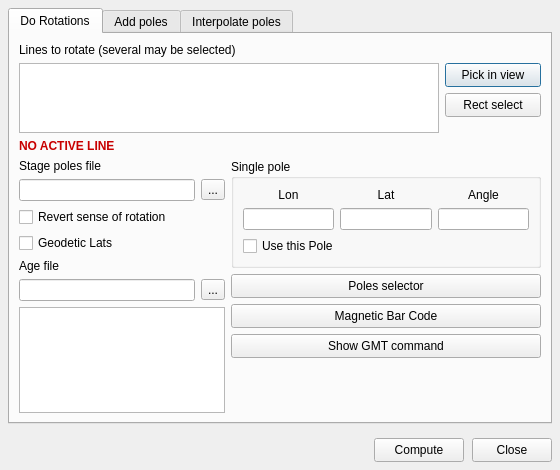
<?xml version="1.0" encoding="UTF-8"?>
<ui version="4.0">
 <class>EulerDialog</class>
 <widget class="QDialog" name="EulerDialog">
  <property name="geometry">
   <rect>
    <x>0</x>
    <y>0</y>
    <width>560</width>
    <height>470</height>
   </rect>
  </property>
  <property name="windowTitle">
   <string>Euler rotations</string>
  </property>
  <layout class="QVBoxLayout" name="mainVerticalLayout">
   <property name="spacing">
    <number>8</number>
   </property>
   <property name="margin" stdset="0">
    <number>8</number>
   </property>
   <item>
    <widget class="QTabWidget" name="tabs">
     <property name="currentIndex">
      <number>0</number>
     </property>
     <widget class="QWidget" name="tab_rot">
      <attribute name="title">
       <string>Do Rotations</string>
      </attribute>
      <layout class="QVBoxLayout" name="verticalLayout_rot">
       <item>
        <widget class="QLabel" name="lb_target">
         <property name="text"><string>Lines to rotate (several may be selected)</string></property>
        </widget>
       </item>
       <item>
        <layout class="QHBoxLayout" name="horizontalLayout_target">
         <item>
          <widget class="QListWidget" name="list_targets">
           <property name="sizePolicy">
            <sizepolicy hsizetype="Expanding" vsizetype="Expanding">
             <horstretch>1</horstretch>
             <verstretch>0</verstretch>
            </sizepolicy>
           </property>
           <property name="maximumSize"><size><width>16777215</width><height>90</height></size></property>
           <property name="toolTip"><string>Every line element of this window (imported tables and drawn lines alike). Ctrl/Shift-click to rotate several at once.</string></property>
           <property name="selectionMode"><enum>QAbstractItemView::SelectionMode::ExtendedSelection</enum></property>
          </widget>
         </item>
         <item>
          <layout class="QVBoxLayout" name="verticalLayout_pickButtons">
           <item>
            <widget class="QPushButton" name="push_pick">
             <property name="minimumSize"><size><width>96</width><height>24</height></size></property>
             <property name="toolTip"><string>Stays down: every line you click in the 3-D window is added to the selection. Click the button again to stop.</string></property>
             <property name="text"><string>Pick in view</string></property>
             <property name="checkable"><bool>true</bool></property>
            </widget>
           </item>
           <item>
            <widget class="QPushButton" name="push_rect">
             <property name="minimumSize"><size><width>96</width><height>24</height></size></property>
             <property name="toolTip"><string>Drag a rectangle in the 3-D window: every line crossing it is added to the selection (click one corner, then the opposite one).</string></property>
             <property name="text"><string>Rect select</string></property>
             <property name="checkable"><bool>true</bool></property>
            </widget>
           </item>
           <item>
            <spacer name="verticalSpacer_pickButtons">
             <property name="orientation"><enum>Qt::Orientation::Vertical</enum></property>
             <property name="sizeHint" stdset="0"><size><width>20</width><height>10</height></size></property>
            </spacer>
           </item>
          </layout>
         </item>
        </layout>
       </item>
       <item>
        <widget class="QLabel" name="lb_active">
         <property name="text"><string>NO ACTIVE LINE</string></property>
         <property name="styleSheet"><string notr="true">color: rgb(200, 0, 0); font-weight: bold;</string></property>
        </widget>
       </item>
       <item>
        <layout class="QHBoxLayout" name="horizontalLayout_rotBody">
         <item>
          <layout class="QVBoxLayout" name="verticalLayout_rotLeft">
           <item>
            <widget class="QLabel" name="lb_polesFile">
             <property name="text"><string>Stage poles file</string></property>
            </widget>
           </item>
           <item>
            <layout class="QHBoxLayout" name="horizontalLayout_polesFile">
             <item>
              <widget class="QLineEdit" name="edit_polesFile">
               <property name="toolTip"><string>GMT rotation file: stage poles (lon lat tstart tend angle) or total reconstruction poles (lon lat age angle). Double-click to browse.</string></property>
              </widget>
             </item>
             <item>
              <widget class="QToolButton" name="btn_polesFile">
               <property name="text"><string>...</string></property>
              </widget>
             </item>
            </layout>
           </item>
           <item>
            <widget class="QCheckBox" name="chk_revert">
             <property name="toolTip"><string>Rotate the other way round (backtracker -Df instead of -Db)</string></property>
             <property name="text"><string>Revert sense of rotation</string></property>
            </widget>
           </item>
           <item>
            <widget class="QCheckBox" name="chk_geodetic">
             <property name="toolTip"><string>Treat the input latitudes as geodetic: convert to geocentric before rotating and back after (mapproject -Ng)</string></property>
             <property name="text"><string>Geodetic Lats</string></property>
            </widget>
           </item>
           <item>
            <widget class="QLabel" name="lb_agesFile">
             <property name="text"><string>Age file</string></property>
            </widget>
           </item>
           <item>
            <layout class="QHBoxLayout" name="horizontalLayout_agesFile">
             <item>
              <widget class="QLineEdit" name="edit_agesFile">
               <property name="toolTip"><string>One age per line, optionally followed by a chron name. Or type the ages directly, e.g. 10 20 30, or a range 0:5:50. Double-click to browse.</string></property>
              </widget>
             </item>
             <item>
              <widget class="QToolButton" name="btn_agesFile">
               <property name="text"><string>...</string></property>
              </widget>
             </item>
            </layout>
           </item>
           <item>
            <widget class="QListWidget" name="list_ages">
             <property name="toolTip"><string>The line is rotated to each of these ages</string></property>
             <property name="selectionMode"><enum>QAbstractItemView::SelectionMode::ExtendedSelection</enum></property>
            </widget>
           </item>
          </layout>
         </item>
         <item>
          <layout class="QVBoxLayout" name="verticalLayout_rotRight">
           <item>
            <widget class="QGroupBox" name="gb_singlePole">
             <property name="title"><string>Single pole</string></property>
             <layout class="QGridLayout" name="gridLayout_pole">
              <item row="0" column="0">
               <widget class="QLabel" name="lb_poleLon">
                <property name="alignment"><set>Qt::AlignmentFlag::AlignHCenter|Qt::AlignmentFlag::AlignVCenter</set></property>
                <property name="text"><string>Lon</string></property>
               </widget>
              </item>
              <item row="0" column="1">
               <widget class="QLabel" name="lb_poleLat">
                <property name="alignment"><set>Qt::AlignmentFlag::AlignHCenter|Qt::AlignmentFlag::AlignVCenter</set></property>
                <property name="text"><string>Lat</string></property>
               </widget>
              </item>
              <item row="0" column="2">
               <widget class="QLabel" name="lb_poleAng">
                <property name="alignment"><set>Qt::AlignmentFlag::AlignHCenter|Qt::AlignmentFlag::AlignVCenter</set></property>
                <property name="text"><string>Angle</string></property>
               </widget>
              </item>
              <item row="1" column="0">
               <widget class="QLineEdit" name="edit_poleLon"/>
              </item>
              <item row="1" column="1">
               <widget class="QLineEdit" name="edit_poleLat"/>
              </item>
              <item row="1" column="2">
               <widget class="QLineEdit" name="edit_poleAng"/>
              </item>
              <item row="2" column="0" colspan="3">
               <widget class="QCheckBox" name="chk_usePole">
                <property name="toolTip"><string>Rotate by this single finite pole instead of by the poles file + ages</string></property>
                <property name="text"><string>Use this Pole</string></property>
               </widget>
              </item>
             </layout>
            </widget>
           </item>
           <item>
            <widget class="QPushButton" name="push_polesList">
             <property name="minimumSize"><size><width>140</width><height>24</height></size></property>
             <property name="toolTip"><string>Pick a pole from the catalogue of published Euler poles</string></property>
             <property name="text"><string>Poles selector</string></property>
            </widget>
           </item>
           <item>
            <widget class="QPushButton" name="push_magbar">
             <property name="minimumSize"><size><width>140</width><height>24</height></size></property>
             <property name="toolTip"><string>Open the geomagnetic polarity time scale bar code</string></property>
             <property name="text"><string>Magnetic Bar Code</string></property>
            </widget>
           </item>
           <item>
            <widget class="QPushButton" name="push_showGMT">
             <property name="minimumSize"><size><width>140</width><height>24</height></size></property>
             <property name="toolTip"><string>Show the GMT command this rotation runs</string></property>
             <property name="text"><string>Show GMT command</string></property>
            </widget>
           </item>
           <item>
            <spacer name="verticalSpacer_rotRight">
             <property name="orientation"><enum>Qt::Orientation::Vertical</enum></property>
             <property name="sizeHint" stdset="0"><size><width>20</width><height>20</height></size></property>
            </spacer>
           </item>
          </layout>
         </item>
        </layout>
       </item>
      </layout>
     </widget>
     <widget class="QWidget" name="tab_add">
      <attribute name="title">
       <string>Add poles</string>
      </attribute>
      <layout class="QVBoxLayout" name="verticalLayout_add">
       <item>
        <widget class="QLabel" name="lb_addHelp">
         <property name="text"><string>Total rotation of pole 1 followed by pole 2 (rotconverter A + B)</string></property>
        </widget>
       </item>
       <item>
        <layout class="QGridLayout" name="gridLayout_add">
         <item row="0" column="1">
          <widget class="QLabel" name="lb_addLon">
           <property name="alignment"><set>Qt::AlignmentFlag::AlignHCenter|Qt::AlignmentFlag::AlignVCenter</set></property>
           <property name="text"><string>Lon</string></property>
          </widget>
         </item>
         <item row="0" column="2">
          <widget class="QLabel" name="lb_addLat">
           <property name="alignment"><set>Qt::AlignmentFlag::AlignHCenter|Qt::AlignmentFlag::AlignVCenter</set></property>
           <property name="text"><string>Lat</string></property>
          </widget>
         </item>
         <item row="0" column="3">
          <widget class="QLabel" name="lb_addAng">
           <property name="alignment"><set>Qt::AlignmentFlag::AlignHCenter|Qt::AlignmentFlag::AlignVCenter</set></property>
           <property name="text"><string>Angle</string></property>
          </widget>
         </item>
         <item row="1" column="0">
          <widget class="QLabel" name="lb_pole1"><property name="text"><string>Pole 1</string></property></widget>
         </item>
         <item row="1" column="1">
          <widget class="QLineEdit" name="edit_pole1Lon"/>
         </item>
         <item row="1" column="2">
          <widget class="QLineEdit" name="edit_pole1Lat"/>
         </item>
         <item row="1" column="3">
          <widget class="QLineEdit" name="edit_pole1Ang"/>
         </item>
         <item row="2" column="0">
          <widget class="QLabel" name="lb_pole2"><property name="text"><string>Pole 2</string></property></widget>
         </item>
         <item row="2" column="1">
          <widget class="QLineEdit" name="edit_pole2Lon"/>
         </item>
         <item row="2" column="2">
          <widget class="QLineEdit" name="edit_pole2Lat"/>
         </item>
         <item row="2" column="3">
          <widget class="QLineEdit" name="edit_pole2Ang"/>
         </item>
         <item row="3" column="0">
          <widget class="QLabel" name="lb_pole3"><property name="text"><string>Sum</string></property></widget>
         </item>
         <item row="3" column="1">
          <widget class="QLineEdit" name="edit_pole3Lon">
           <property name="readOnly"><bool>true</bool></property>
          </widget>
         </item>
         <item row="3" column="2">
          <widget class="QLineEdit" name="edit_pole3Lat">
           <property name="readOnly"><bool>true</bool></property>
          </widget>
         </item>
         <item row="3" column="3">
          <widget class="QLineEdit" name="edit_pole3Ang">
           <property name="readOnly"><bool>true</bool></property>
          </widget>
         </item>
        </layout>
       </item>
       <item>
        <layout class="QHBoxLayout" name="horizontalLayout_addButtons">
         <item>
          <widget class="QPushButton" name="push_polesListAdd">
           <property name="minimumSize"><size><width>140</width><height>24</height></size></property>
           <property name="toolTip"><string>Pick the two poles from the catalogue</string></property>
           <property name="text"><string>Poles selector</string></property>
          </widget>
         </item>
         <item>
          <spacer name="horizontalSpacer_add">
           <property name="orientation"><enum>Qt::Orientation::Horizontal</enum></property>
           <property name="sizeHint" stdset="0"><size><width>40</width><height>20</height></size></property>
          </spacer>
         </item>
        </layout>
       </item>
       <item>
        <spacer name="verticalSpacer_add">
         <property name="orientation"><enum>Qt::Orientation::Vertical</enum></property>
         <property name="sizeHint" stdset="0"><size><width>20</width><height>40</height></size></property>
        </spacer>
       </item>
      </layout>
     </widget>
     <widget class="QWidget" name="tab_interp">
      <attribute name="title">
       <string>Interpolate poles</string>
      </attribute>
      <layout class="QVBoxLayout" name="verticalLayout_interp">
       <item>
        <widget class="QLabel" name="lb_interpHelp">
         <property name="text"><string>Interpolate a finite rotation model at the given ages</string></property>
        </widget>
       </item>
       <item>
        <widget class="QLabel" name="lb_finiteFile">
         <property name="text"><string>Finite rotation poles file</string></property>
        </widget>
       </item>
       <item>
        <layout class="QHBoxLayout" name="horizontalLayout_finiteFile">
         <item>
          <widget class="QLineEdit" name="edit_finiteFile">
           <property name="toolTip"><string>Total reconstruction poles: lon lat age angle (GMT order) or lon lat angle age (Mirone order) — both are read. Double-click to browse.</string></property>
          </widget>
         </item>
         <item>
          <widget class="QToolButton" name="btn_finiteFile">
           <property name="text"><string>...</string></property>
          </widget>
         </item>
        </layout>
       </item>
       <item>
        <layout class="QHBoxLayout" name="horizontalLayout_interpPick">
         <item>
          <widget class="QPushButton" name="push_polesListInterp">
           <property name="minimumSize"><size><width>140</width><height>24</height></size></property>
           <property name="toolTip"><string>Take the poles from the catalogue instead of a file</string></property>
           <property name="text"><string>Poles selector</string></property>
          </widget>
         </item>
         <item>
          <spacer name="horizontalSpacer_interp">
           <property name="orientation"><enum>Qt::Orientation::Horizontal</enum></property>
           <property name="sizeHint" stdset="0"><size><width>40</width><height>20</height></size></property>
          </spacer>
         </item>
        </layout>
       </item>
       <item>
        <widget class="QLabel" name="lb_agesFile2">
         <property name="text"><string>Age file</string></property>
        </widget>
       </item>
       <item>
        <layout class="QHBoxLayout" name="horizontalLayout_agesFile2">
         <item>
          <widget class="QLineEdit" name="edit_agesFile2">
           <property name="toolTip"><string>Ages to interpolate at: a file, a list (10 20 30) or a range (0:5:50). Double-click to browse.</string></property>
          </widget>
         </item>
         <item>
          <widget class="QToolButton" name="btn_agesFile2">
           <property name="text"><string>...</string></property>
          </widget>
         </item>
        </layout>
       </item>
       <item>
        <widget class="QListWidget" name="list_ages2">
         <property name="toolTip"><string>The model is interpolated at each of these ages</string></property>
        </widget>
       </item>
       <item>
        <layout class="QHBoxLayout" name="horizontalLayout_interpOut">
         <item>
          <widget class="QLabel" name="lb_interpOut">
           <property name="text"><string>Save poles to</string></property>
          </widget>
         </item>
         <item>
          <widget class="QLineEdit" name="edit_interpOut">
           <property name="toolTip"><string>Optional. Leave empty to only list the interpolated poles.</string></property>
          </widget>
         </item>
         <item>
          <widget class="QToolButton" name="btn_interpOut">
           <property name="text"><string>...</string></property>
          </widget>
         </item>
        </layout>
       </item>
      </layout>
     </widget>
    </widget>
   </item>
   <item>
    <spacer name="verticalSpacer_bottom">
     <property name="orientation"><enum>Qt::Orientation::Vertical</enum></property>
     <property name="sizeType"><enum>QSizePolicy::Policy::Fixed</enum></property>
     <property name="sizeHint" stdset="0"><size><width>20</width><height>6</height></size></property>
    </spacer>
   </item>
   <item>
    <layout class="QHBoxLayout" name="horizontalLayout_buttons">
     <item>
      <spacer name="buttonsSpacer">
       <property name="orientation"><enum>Qt::Orientation::Horizontal</enum></property>
       <property name="sizeHint" stdset="0"><size><width>40</width><height>20</height></size></property>
      </spacer>
     </item>
     <item>
      <widget class="QPushButton" name="push_compute">
       <property name="minimumSize"><size><width>90</width><height>24</height></size></property>
       <property name="text"><string>Compute</string></property>
      </widget>
     </item>
     <item>
      <widget class="QPushButton" name="push_close">
       <property name="minimumSize"><size><width>70</width><height>24</height></size></property>
       <property name="text"><string>Close</string></property>
      </widget>
     </item>
    </layout>
   </item>
  </layout>
 </widget>
 <resources/>
 <connections/>
</ui>
